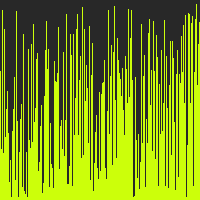
Frame 1 (no input)
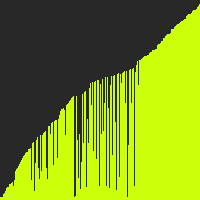
Frame 60 (the mouse pressed at the canvas centre just before this capture)
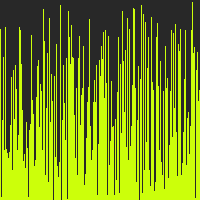
Frame 120 (the mouse held since frame 60 and released just before this capture)

The Processing sketch that drew these frames (run headless with seeded random() and noise(); from frame 60 on, the mouse is pressed at the canvas centre):

// Processing sketch: sketch__03_VisualArraySorterb
// ── sketch__03_VisualArraySorterb.pde
/* Copy the code into a new Processing sketch and complete then steps. */

//1. create an array of ints. don't initialize it yet.
int [] numbers;

void setup() {
  //2. set the size of your window
  size(200, 200);

  //3. initialize your array with the built in width variable
numbers = new int[200];
  
  //4. initialize the ints in the array with random numbers
  //   from 0 to the built in height variable
  for(int i=0; i < 200; i++ ){
    int randNum = (int)random(200);
    numbers[i] = randNum;
  }

  //5. call the noStroke() method
  noStroke();
}

void draw() {
  //6. set the background color with background(r, g, b);
background(40,40,40);

  //7. set the color for your graph
color c = color(204, 320, 10);

  //8. draw a rectangle for each int in your array.
  //   the x value will be the index of the int
  //   the y value will the height variable
  //   the width is 1
  //   the height is negative the value of the int at that element in the array
for(int i = 0; i < numbers.length; i++){
fill(c);
rect(i, 200, 1, -numbers[i]);
// -randNum[i]
}
  //9. call the stepSort method
  stepSort(numbers);
  if(mousePressed){
    randomize();
  }
}
  //10. extract the code that randomizes the array into a method.
  void randomize(){
    for(int i=0; i < 200; i++ ){
    int randNum = (int)random(200);
    numbers[i] = randNum;
  }
  }

  //11. call the method you made in step 10 when the mouse is pressed
  


void stepSort(int[] arr) {
  for (int i = 1; i < arr.length; i++) {
    if (arr[i - 1] > arr[i]) {
      int t = arr[i];
      arr[i] = arr[i - 1];
      arr[i - 1] = t;
    }
  }
}
